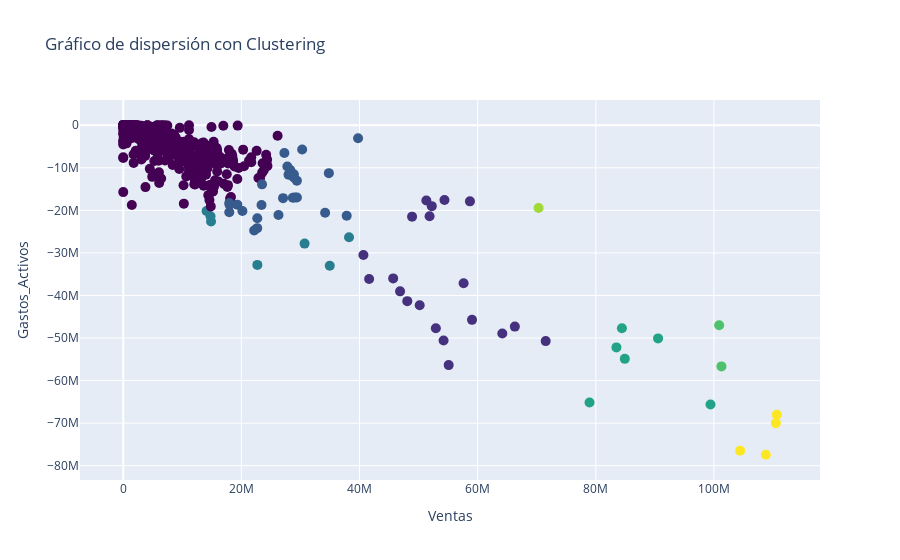

Write notebook code for a chart like this one.
### Code cell
#Valores de las columnas 'Ventas' y 'Gastos_Activos'
X = df_resultado[['Ventas', 'Gastos_Activos']].values
#Distancias entre los puntos de datos utilizando la distancia euclidiana
dist_matrix = distance.cdist(X, X, 'euclidean')
threshold = 21500000

#Definimos el umbral
#Generamos el clusters segun el umbral:
clusters = []
assigned = [False] * len(X)

for i in range(len(X)):
    if not assigned[i]:
        cluster = [i]
        for j in range(i + 1, len(X)):
            if not assigned[j] and dist_matrix[i, j] <= threshold:
                cluster.append(j)
                assigned[j] = True
        clusters.append(cluster)

# Reseteamos el índice del DataFrame        
df_resultado.reset_index(drop=True, inplace=True)

#Asignación de los numeros de cluster que tenemos en el dataframe:
df_resultado['Cluster'] = -1

for i, cluster in enumerate(clusters):
    df_resultado.loc[cluster, 'Cluster'] = i
# Creamos del grafico:
fig = go.Figure()

# Agregamos los puntos de datos al gráfico
fig.add_trace(go.Scatter(
    x=df_resultado['Ventas'],
    y=df_resultado['Gastos_Activos'],
    mode='markers',
    marker=dict(color=df_resultado['Cluster'], colorscale='Viridis', size=10),
    hovertemplate='Obra: %{text}<br>Cluster: %{marker.color}<extra></extra>',
    text=df_resultado['Obra']
))

# Personaliza el diseño del gráfico
fig.update_layout(
    title='Gráfico de dispersión con Clustering',
    xaxis=dict(title='Ventas'),
    yaxis=dict(title='Gastos_Activos')
)

# Mostrar el gráfico
fig.show()

### Figure 1 — Plotly figure (JSON) as saved in the notebook; plotly's stock layout.template omitted (floating-point values rounded to 4 significant figures; data arrays with more than 128 entries replaced by an {"elided": "..."} marker saying what was removed)
{"data": [{"hovertemplate": "Obra: %{text}<br>Cluster: %{marker.color}<extra></extra>", "marker": {"color": {"elided": "1647 int values"}, "colorscale": [[0, "#440154"], [0.1111, "#482878"], [0.2222, "#3e4989"], [0.3333, "#31688e"], [0.4444, "#26828e"], [0.5556, "#1f9e89"], [0.6667, "#35b779"], [0.7778, "#6ece58"], [0.8889, "#b5de2b"], [1, "#fde725"]], "size": 10}, "mode": "markers", "text": {"elided": "1647 str values"}, "type": "scatter", "x": {"elided": "1647 float values"}, "y": {"elided": "1647 float values"}}], "layout": {"title": {"text": "Gráfico de dispersión con Clustering"}, "xaxis": {"title": {"text": "Ventas"}}, "yaxis": {"title": {"text": "Gastos_Activos"}}}}
